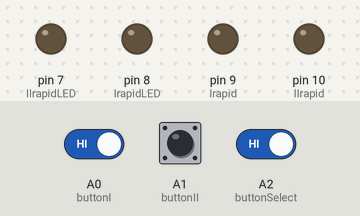
The sketch below on a simulated Arduino Uno, built with avr-gcc and run on an emulated ATmega328P. On the bench: output pins drawn as LEDs (lit = HIGH). The inputs (shaded band) are chosen by the test bench; at power-on: A0 (buttonI) HIGH, A2 (buttonSelect) HIGH, A1 (buttonII) HIGH.

Above: at 1.2 s.
1.3 s: A0 (buttonI) driven LOW and A2 (buttonSelect) driven LOW
At 3.7 s:
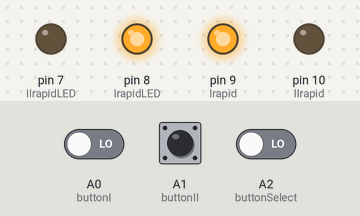
4.3 s: A1 (buttonII) pulled LOW for 3.2 s
At 7.9 s:
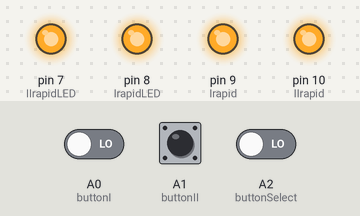
10.5 s: A0 (buttonI) driven HIGH
At 11.0 s:
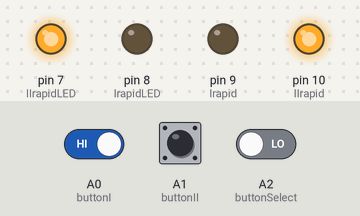
12.0 s: A0 (buttonI) driven LOW
At 15.4 s:
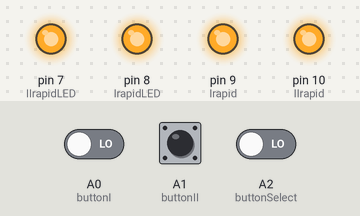
Timing chart, 0 to 16.0 s (numbered marks = the images above; inputs shaded):
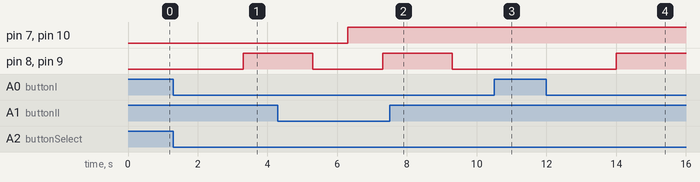

The sketch:

PC_Engine_rapid_fire.ino
```cpp
//PC-Engine rapid fire mod, for the white PC-Engine Mini-controllers.
//2020 Konsolkongen/Bearking

#include <FastLED.h>

const int buttonSelect = A2;
const int buttonI = A0;
const int buttonII = A1;
const int Irapid = 9;
const int IIrapid = 10;
const int IrapidLED = 8;
const int IIrapidLED = 7;

int buttonImode; // 0 = Normal, 1 = Rapid fire
int buttonIImode; // 0

int buttonSelectState = 0;
int buttonIstate;
int buttonIIstate;
int lastButtonSelectState = 0;
int lastButtonIstate;
int lastButtonIIstate;

unsigned long select_held; // How long the button was held (milliseconds)
unsigned long selectTime;   // How long since the button was first pressed
unsigned long buttonIheld;
unsigned long buttonItime;
unsigned long buttonIIheld;
unsigned long buttonIItime;

void setup()
{
//Serial.begin(9600);

  pinMode(buttonSelect, INPUT_PULLUP);
  pinMode(buttonI, INPUT_PULLUP);
  pinMode(buttonII, INPUT_PULLUP);
  pinMode(Irapid, OUTPUT);
  pinMode(IIrapid, OUTPUT);
  pinMode(IrapidLED, OUTPUT);
  pinMode(IIrapidLED, OUTPUT);
}

void loop()
{
//  Serial.print("Time: ");
//  Serial.print(millis());
//  Serial.print(" Since push: ");
//  Serial.print(select_held);
//  Serial.print(" Button: ");
//  Serial.print(buttonSelectState);
//  Serial.print(" Last Button: ");
//  Serial.println(lastButtonSelectState);

  buttonIstate = digitalRead(buttonI); // Read the state of the button and move it to the variable.
  buttonIIstate = digitalRead(buttonII);
  buttonSelectState = digitalRead(buttonSelect);

  if (buttonSelectState == LOW && lastButtonSelectState == HIGH) {
    selectTime = millis();
  }

  if (buttonIstate == LOW && lastButtonIstate == HIGH) {
    buttonItime = millis();
  }

  if (buttonIIstate == LOW && lastButtonIIstate == HIGH) {
    buttonIItime = millis();
  }

  select_held = (millis() - selectTime);
  buttonIheld = (millis() - buttonItime);
  buttonIIheld = (millis() - buttonIItime);

// Every second the button is held, buttonImode will change.
  if (buttonSelectState == LOW && buttonIstate == LOW) {
    EVERY_N_MILLISECONDS(2000) { // Function defined in the FastLED library. Every 2000ms, do the following...
      if (select_held && buttonIheld >= 2000) {
        buttonImode++;
        if (buttonImode > 1) {
          buttonImode = 0;
        }
      }
    }
  }

  if (buttonSelectState == LOW && buttonIIstate == LOW) {
    EVERY_N_MILLISECONDS(2000) {
      if (select_held && buttonIIheld >= 2000) {
        buttonIImode++;
        if (buttonIImode > 1) {
          buttonIImode = 0;
        }
      }
    }
  }


  switch (buttonImode) {
    case 0: // Normal
      digitalWrite(Irapid, LOW);
      digitalWrite(IrapidLED, LOW);
    break;

    case 1: // Rapid fire
      digitalWrite(Irapid, HIGH);
      digitalWrite(IrapidLED, HIGH);
    break;
  }

  switch (buttonIImode) {
    case 0: // Normal
      digitalWrite(IIrapid, LOW);
      digitalWrite(IIrapidLED, LOW);
    break;

    case 1: // Rapid fire
      digitalWrite(IIrapid, HIGH);
      digitalWrite(IIrapidLED, HIGH);
    break;
  }
lastButtonSelectState = buttonSelectState;
lastButtonIstate = buttonIstate;
lastButtonIIstate = buttonIIstate;
}
```

Measured:
- after the input at 1.3 s, pin 8 (IrapidLED), pin 9 (Irapid): LOW → HIGH after 2.0 s
- after the input at 4.3 s, pin 7 (IIrapidLED), pin 10 (IIrapid): LOW → HIGH after 2.0 s
- after the input at 10.5 s, pin 8 (IrapidLED), pin 9 (Irapid): stays LOW (without the input it goes to HIGH after 0.80 s)
- after the input at 12.0 s, pin 8 (IrapidLED), pin 9 (Irapid): LOW → HIGH after 2.0 s
